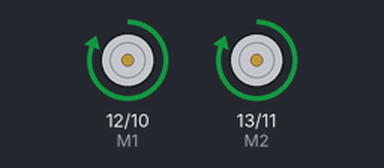
A sketch run on a simulated Arduino Uno, built with avr-gcc and run on an emulated ATmega328P. Shown: direction and speed pins drawn as motors (green arrow = direction pin HIGH = forward, orange = LOW = backward, longer = more drive).

Above: at 2.0 s.
At 9.7 s:
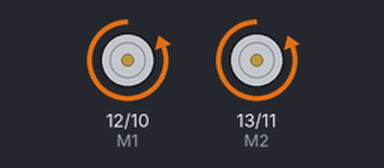
Timing chart, 0 to 13.3 s (numbered marks = the images above):
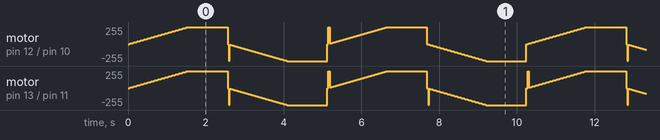

The sketch:

tet_pub_motor_test_code.ino
```cpp
//http://tet.pub.ro/materiale/altele/Documentatie/Shield%20Driver%20de%20Motoare%20Dual%20L298P%20SMD%20cu%20Buzzer/091035_L298P-Motor-Shield-Instruction.pdf
// This is test code found from above

int E1=10;
int M1=12;
int E2=11;
int M2=13;

void setup(){
  pinMode(M1,OUTPUT);
  pinMode(M2,OUTPUT);
  }

  void loop(){

      for(int value=0;value<=255;value+=5)
      {
        digitalWrite(M1,HIGH);
        digitalWrite(M2,HIGH);
        analogWrite(E1,value);
        analogWrite(E2,value);
        delay(30);
        }
        delay(1000);


         for(int value=0;value<=255;value+=5){
          digitalWrite(M1,LOW);
          digitalWrite(M2,LOW);
          analogWrite(E1,value);
          analogWrite(E2,value);
          delay(30);}
          delay(1000);
          }
```

Measured:
- by itself, motor on pin 12 (M1) / pin 10 (E1): moves between backward 255/255 and forward 255/255, repeating every 10.2 s
- by itself, motor on pin 13 (M2) / pin 11 (E2): moves between backward 255/255 and forward 255/255, repeating every 5.1 s
